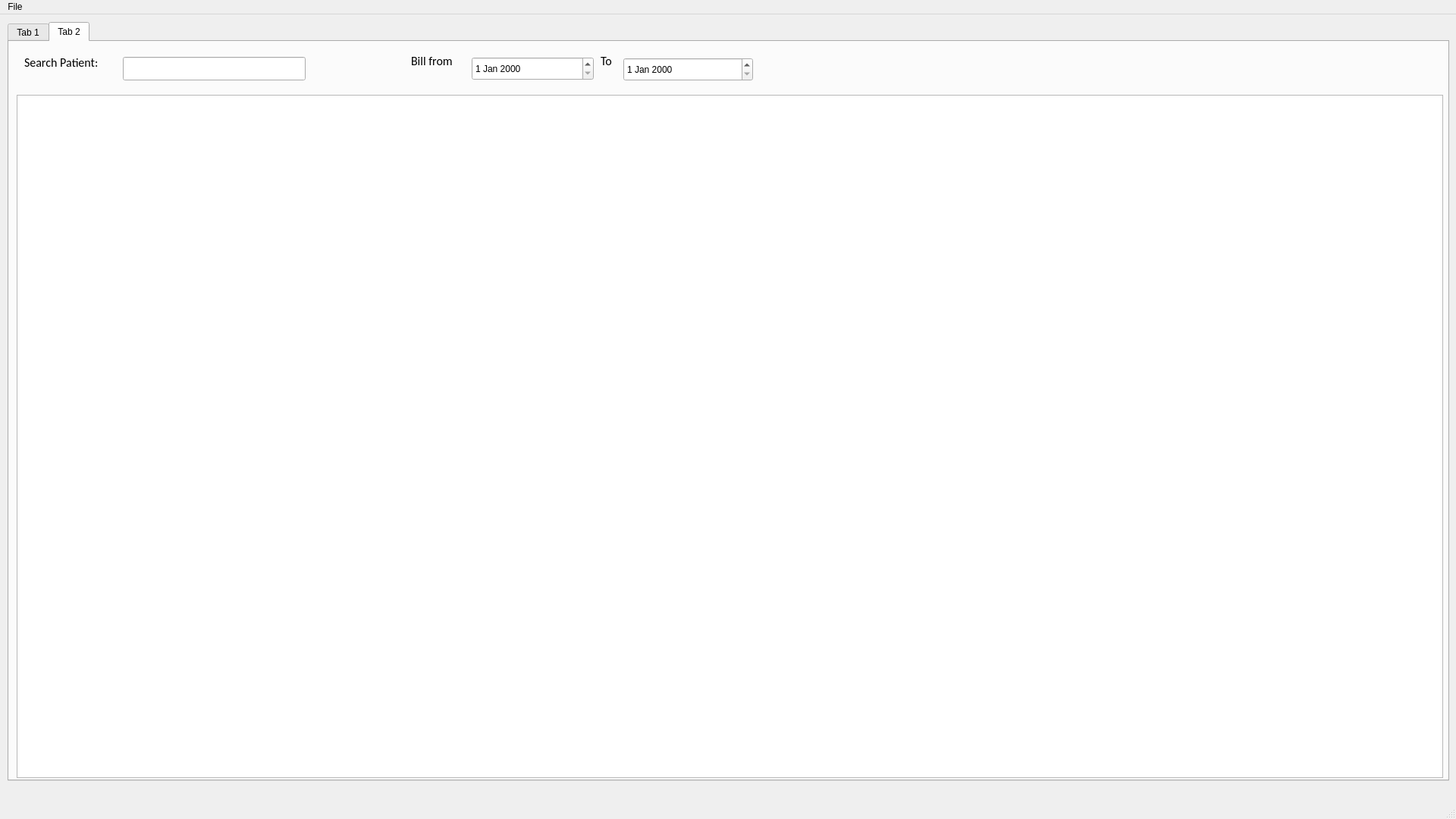
<?xml version="1.0" encoding="UTF-8"?>
<ui version="4.0">
 <class>MainWindow</class>
 <widget class="QMainWindow" name="MainWindow">
  <property name="geometry">
   <rect>
    <x>0</x>
    <y>0</y>
    <width>1920</width>
    <height>1080</height>
   </rect>
  </property>
  <property name="windowTitle">
   <string>MainWindow</string>
  </property>
  <widget class="QWidget" name="centralwidget">
   <widget class="QTabWidget" name="tabWidget">
    <property name="geometry">
     <rect>
      <x>10</x>
      <y>10</y>
      <width>1901</width>
      <height>1001</height>
     </rect>
    </property>
    <property name="styleSheet">
     <string notr="true"/>
    </property>
    <property name="currentIndex">
     <number>1</number>
    </property>
    <property name="elideMode">
     <enum>Qt::ElideNone</enum>
    </property>
    <widget class="QWidget" name="Overview">
     <attribute name="title">
      <string>Tab 1</string>
     </attribute>
     <widget class="QLabel" name="label">
      <property name="geometry">
       <rect>
        <x>10</x>
        <y>0</y>
        <width>811</width>
        <height>91</height>
       </rect>
      </property>
      <property name="font">
       <font>
        <family>Gadugi</family>
        <pointsize>29</pointsize>
        <weight>75</weight>
        <bold>true</bold>
       </font>
      </property>
      <property name="text">
       <string>Financial Overview</string>
      </property>
     </widget>
     <widget class="QWidget" name="widget" native="true">
      <property name="geometry">
       <rect>
        <x>10</x>
        <y>80</y>
        <width>531</width>
        <height>261</height>
       </rect>
      </property>
      <property name="autoFillBackground">
       <bool>false</bool>
      </property>
      <property name="styleSheet">
       <string notr="true">background-color:rgb(212, 255, 248)</string>
      </property>
      <widget class="QLabel" name="label_5">
       <property name="geometry">
        <rect>
         <x>10</x>
         <y>0</y>
         <width>511</width>
         <height>61</height>
        </rect>
       </property>
       <property name="font">
        <font>
         <family>Calibri</family>
         <pointsize>18</pointsize>
        </font>
       </property>
       <property name="text">
        <string>Number of services provided last week:</string>
       </property>
       <property name="alignment">
        <set>Qt::AlignCenter</set>
       </property>
      </widget>
      <widget class="QLabel" name="numService">
       <property name="geometry">
        <rect>
         <x>110</x>
         <y>80</y>
         <width>301</width>
         <height>151</height>
        </rect>
       </property>
       <property name="font">
        <font>
         <family>Malgun Gothic</family>
         <pointsize>78</pointsize>
        </font>
       </property>
       <property name="text">
        <string>50</string>
       </property>
       <property name="alignment">
        <set>Qt::AlignCenter</set>
       </property>
      </widget>
      <widget class="QWidget" name="widget_2" native="true">
       <property name="geometry">
        <rect>
         <x>410</x>
         <y>250</y>
         <width>561</width>
         <height>261</height>
        </rect>
       </property>
       <widget class="QLabel" name="label_7">
        <property name="geometry">
         <rect>
          <x>10</x>
          <y>0</y>
          <width>511</width>
          <height>61</height>
         </rect>
        </property>
        <property name="font">
         <font>
          <family>Calibri</family>
          <pointsize>18</pointsize>
         </font>
        </property>
        <property name="text">
         <string>Number of services provided last week:</string>
        </property>
       </widget>
       <widget class="QLabel" name="label_8">
        <property name="geometry">
         <rect>
          <x>110</x>
          <y>80</y>
          <width>301</width>
          <height>151</height>
         </rect>
        </property>
        <property name="font">
         <font>
          <family>Calibri</family>
          <pointsize>78</pointsize>
         </font>
        </property>
        <property name="text">
         <string>50</string>
        </property>
        <property name="alignment">
         <set>Qt::AlignCenter</set>
        </property>
       </widget>
      </widget>
     </widget>
     <widget class="QWidget" name="widget_3" native="true">
      <property name="geometry">
       <rect>
        <x>10</x>
        <y>350</y>
        <width>531</width>
        <height>281</height>
       </rect>
      </property>
      <property name="styleSheet">
       <string notr="true">background-color:rgb(212, 255, 248)</string>
      </property>
      <widget class="QLabel" name="label_9">
       <property name="geometry">
        <rect>
         <x>10</x>
         <y>10</y>
         <width>511</width>
         <height>61</height>
        </rect>
       </property>
       <property name="font">
        <font>
         <family>Calibri</family>
         <pointsize>20</pointsize>
        </font>
       </property>
       <property name="text">
        <string>Amount of income earned last week:</string>
       </property>
       <property name="alignment">
        <set>Qt::AlignCenter</set>
       </property>
      </widget>
      <widget class="QLabel" name="amountIncome">
       <property name="geometry">
        <rect>
         <x>20</x>
         <y>100</y>
         <width>481</width>
         <height>151</height>
        </rect>
       </property>
       <property name="font">
        <font>
         <family>Malgun Gothic</family>
         <pointsize>78</pointsize>
        </font>
       </property>
       <property name="text">
        <string>Rs. 50</string>
       </property>
       <property name="alignment">
        <set>Qt::AlignCenter</set>
       </property>
      </widget>
     </widget>
     <widget class="QWidget" name="widget_4" native="true">
      <property name="geometry">
       <rect>
        <x>20</x>
        <y>640</y>
        <width>521</width>
        <height>281</height>
       </rect>
      </property>
      <property name="styleSheet">
       <string notr="true">background-color:rgb(212, 255, 248)</string>
      </property>
      <widget class="QLabel" name="label_11">
       <property name="geometry">
        <rect>
         <x>0</x>
         <y>10</y>
         <width>521</width>
         <height>61</height>
        </rect>
       </property>
       <property name="font">
        <font>
         <family>Calibri</family>
         <pointsize>17</pointsize>
        </font>
       </property>
       <property name="text">
        <string>Number of patients met consulted last week:</string>
       </property>
       <property name="alignment">
        <set>Qt::AlignCenter</set>
       </property>
      </widget>
      <widget class="QLabel" name="numPatient">
       <property name="geometry">
        <rect>
         <x>110</x>
         <y>60</y>
         <width>301</width>
         <height>151</height>
        </rect>
       </property>
       <property name="font">
        <font>
         <family>Malgun Gothic</family>
         <pointsize>78</pointsize>
        </font>
       </property>
       <property name="text">
        <string>50</string>
       </property>
       <property name="alignment">
        <set>Qt::AlignCenter</set>
       </property>
      </widget>
     </widget>
     <widget class="QWidget" name="widget_5" native="true">
      <property name="geometry">
       <rect>
        <x>550</x>
        <y>640</y>
        <width>311</width>
        <height>281</height>
       </rect>
      </property>
      <property name="autoFillBackground">
       <bool>true</bool>
      </property>
      <widget class="QLabel" name="label_6">
       <property name="geometry">
        <rect>
         <x>0</x>
         <y>10</y>
         <width>301</width>
         <height>20</height>
        </rect>
       </property>
       <property name="font">
        <font>
         <family>Calibri</family>
         <pointsize>12</pointsize>
        </font>
       </property>
       <property name="text">
        <string>Set your time interval of interest</string>
       </property>
       <property name="alignment">
        <set>Qt::AlignCenter</set>
       </property>
      </widget>
      <widget class="QDateEdit" name="dateEdit_3">
       <property name="geometry">
        <rect>
         <x>160</x>
         <y>110</y>
         <width>110</width>
         <height>22</height>
        </rect>
       </property>
      </widget>
      <widget class="QLabel" name="label_12">
       <property name="geometry">
        <rect>
         <x>190</x>
         <y>150</y>
         <width>47</width>
         <height>13</height>
        </rect>
       </property>
       <property name="font">
        <font>
         <family>Calibri</family>
         <pointsize>9</pointsize>
        </font>
       </property>
       <property name="text">
        <string>To</string>
       </property>
       <property name="alignment">
        <set>Qt::AlignCenter</set>
       </property>
      </widget>
      <widget class="QDateEdit" name="dateEdit_4">
       <property name="geometry">
        <rect>
         <x>160</x>
         <y>180</y>
         <width>110</width>
         <height>22</height>
        </rect>
       </property>
      </widget>
      <widget class="QCheckBox" name="checkBox">
       <property name="geometry">
        <rect>
         <x>40</x>
         <y>150</y>
         <width>91</width>
         <height>17</height>
        </rect>
       </property>
       <property name="text">
        <string>Last Month</string>
       </property>
      </widget>
      <widget class="QCheckBox" name="checkBox_2">
       <property name="geometry">
        <rect>
         <x>40</x>
         <y>180</y>
         <width>74</width>
         <height>17</height>
        </rect>
       </property>
       <property name="text">
        <string>Last Year</string>
       </property>
      </widget>
      <widget class="QCheckBox" name="checkBox_3">
       <property name="geometry">
        <rect>
         <x>170</x>
         <y>80</y>
         <width>74</width>
         <height>17</height>
        </rect>
       </property>
       <property name="text">
        <string>From</string>
       </property>
      </widget>
      <widget class="QCheckBox" name="checkBox_4">
       <property name="geometry">
        <rect>
         <x>40</x>
         <y>90</y>
         <width>74</width>
         <height>17</height>
        </rect>
       </property>
       <property name="text">
        <string>Today</string>
       </property>
      </widget>
      <widget class="QCheckBox" name="checkBox_5">
       <property name="geometry">
        <rect>
         <x>40</x>
         <y>120</y>
         <width>74</width>
         <height>17</height>
        </rect>
       </property>
       <property name="text">
        <string>Last Week</string>
       </property>
      </widget>
      <widget class="QPushButton" name="pushButton">
       <property name="geometry">
        <rect>
         <x>50</x>
         <y>220</y>
         <width>211</width>
         <height>41</height>
        </rect>
       </property>
       <property name="font">
        <font>
         <family>Calibri</family>
         <pointsize>9</pointsize>
        </font>
       </property>
       <property name="text">
        <string>Refresh</string>
       </property>
      </widget>
     </widget>
     <widget class="QLabel" name="label_13">
      <property name="geometry">
       <rect>
        <x>550</x>
        <y>80</y>
        <width>1331</width>
        <height>261</height>
       </rect>
      </property>
      <property name="font">
       <font>
        <pointsize>38</pointsize>
       </font>
      </property>
      <property name="styleSheet">
       <string notr="true">background-color:rgb(216, 255, 201)</string>
      </property>
      <property name="text">
       <string>  Welcome,
  Doctor.</string>
      </property>
      <property name="alignment">
       <set>Qt::AlignLeading|Qt::AlignLeft|Qt::AlignVCenter</set>
      </property>
     </widget>
     <widget class="QWidget" name="widget_6" native="true">
      <property name="geometry">
       <rect>
        <x>550</x>
        <y>350</y>
        <width>721</width>
        <height>281</height>
       </rect>
      </property>
      <property name="styleSheet">
       <string notr="true">background-color: rgb(212, 255, 248);</string>
      </property>
      <widget class="QLabel" name="label_14">
       <property name="geometry">
        <rect>
         <x>90</x>
         <y>10</y>
         <width>511</width>
         <height>61</height>
        </rect>
       </property>
       <property name="font">
        <font>
         <family>Calibri</family>
         <pointsize>20</pointsize>
        </font>
       </property>
       <property name="text">
        <string>Total Amount of income earned:</string>
       </property>
       <property name="alignment">
        <set>Qt::AlignCenter</set>
       </property>
      </widget>
      <widget class="QLabel" name="amountIncome_2">
       <property name="geometry">
        <rect>
         <x>0</x>
         <y>70</y>
         <width>721</width>
         <height>151</height>
        </rect>
       </property>
       <property name="font">
        <font>
         <family>Malgun Gothic</family>
         <pointsize>78</pointsize>
        </font>
       </property>
       <property name="text">
        <string>Rs. 50099</string>
       </property>
       <property name="alignment">
        <set>Qt::AlignCenter</set>
       </property>
      </widget>
     </widget>
     <widget class="QWidget" name="widget_7" native="true">
      <property name="geometry">
       <rect>
        <x>1280</x>
        <y>350</y>
        <width>601</width>
        <height>281</height>
       </rect>
      </property>
      <property name="styleSheet">
       <string notr="true">background-color:rgb(212, 255, 248)</string>
      </property>
      <widget class="QLabel" name="label_15">
       <property name="geometry">
        <rect>
         <x>60</x>
         <y>10</y>
         <width>471</width>
         <height>51</height>
        </rect>
       </property>
       <property name="font">
        <font>
         <family>Calibri</family>
         <pointsize>20</pointsize>
        </font>
       </property>
       <property name="text">
        <string>Total number of services provided:</string>
       </property>
       <property name="alignment">
        <set>Qt::AlignCenter</set>
       </property>
      </widget>
      <widget class="QLabel" name="totService">
       <property name="geometry">
        <rect>
         <x>80</x>
         <y>90</y>
         <width>431</width>
         <height>151</height>
        </rect>
       </property>
       <property name="font">
        <font>
         <family>Calibri</family>
         <pointsize>78</pointsize>
        </font>
       </property>
       <property name="text">
        <string>100</string>
       </property>
       <property name="alignment">
        <set>Qt::AlignCenter</set>
       </property>
      </widget>
     </widget>
     <widget class="QWidget" name="widget_8" native="true">
      <property name="geometry">
       <rect>
        <x>870</x>
        <y>640</y>
        <width>581</width>
        <height>281</height>
       </rect>
      </property>
      <property name="styleSheet">
       <string notr="true">background-color:rgb(212, 255, 248)</string>
      </property>
      <widget class="QLabel" name="label_17">
       <property name="geometry">
        <rect>
         <x>20</x>
         <y>20</y>
         <width>541</width>
         <height>41</height>
        </rect>
       </property>
       <property name="font">
        <font>
         <family>Calibri</family>
         <pointsize>16</pointsize>
        </font>
       </property>
       <property name="text">
        <string>Total number of patients registered in database:</string>
       </property>
       <property name="alignment">
        <set>Qt::AlignCenter</set>
       </property>
      </widget>
      <widget class="QLabel" name="totPatient">
       <property name="geometry">
        <rect>
         <x>90</x>
         <y>80</y>
         <width>391</width>
         <height>161</height>
        </rect>
       </property>
       <property name="font">
        <font>
         <family>Calibri</family>
         <pointsize>78</pointsize>
        </font>
       </property>
       <property name="text">
        <string>120</string>
       </property>
       <property name="alignment">
        <set>Qt::AlignCenter</set>
       </property>
      </widget>
     </widget>
     <widget class="QLabel" name="logo">
      <property name="geometry">
       <rect>
        <x>1490</x>
        <y>650</y>
        <width>331</width>
        <height>261</height>
       </rect>
      </property>
      <property name="text">
       <string/>
      </property>
     </widget>
    </widget>
    <widget class="QWidget" name="Transactions">
     <attribute name="title">
      <string>Tab 2</string>
     </attribute>
     <widget class="QTableWidget" name="tableWidget">
      <property name="geometry">
       <rect>
        <x>10</x>
        <y>70</y>
        <width>1881</width>
        <height>901</height>
       </rect>
      </property>
     </widget>
     <widget class="QLineEdit" name="lineEdit">
      <property name="geometry">
       <rect>
        <x>150</x>
        <y>20</y>
        <width>241</width>
        <height>31</height>
       </rect>
      </property>
     </widget>
     <widget class="QLabel" name="label_2">
      <property name="geometry">
       <rect>
        <x>20</x>
        <y>12</y>
        <width>131</width>
        <height>31</height>
       </rect>
      </property>
      <property name="font">
       <font>
        <family>Calibri</family>
        <pointsize>12</pointsize>
       </font>
      </property>
      <property name="text">
       <string>Search Patient:</string>
      </property>
     </widget>
     <widget class="QDateEdit" name="dateEdit">
      <property name="geometry">
       <rect>
        <x>610</x>
        <y>20</y>
        <width>161</width>
        <height>31</height>
       </rect>
      </property>
     </widget>
     <widget class="QLabel" name="label_3">
      <property name="geometry">
       <rect>
        <x>530</x>
        <y>10</y>
        <width>81</width>
        <height>31</height>
       </rect>
      </property>
      <property name="font">
       <font>
        <family>Calibri</family>
        <pointsize>12</pointsize>
       </font>
      </property>
      <property name="text">
       <string>Bill from</string>
      </property>
     </widget>
     <widget class="QLabel" name="label_4">
      <property name="geometry">
       <rect>
        <x>780</x>
        <y>10</y>
        <width>31</width>
        <height>31</height>
       </rect>
      </property>
      <property name="font">
       <font>
        <family>Calibri</family>
        <pointsize>12</pointsize>
       </font>
      </property>
      <property name="text">
       <string>To</string>
      </property>
     </widget>
     <widget class="QDateEdit" name="dateEdit_2">
      <property name="geometry">
       <rect>
        <x>810</x>
        <y>21</y>
        <width>171</width>
        <height>31</height>
       </rect>
      </property>
     </widget>
    </widget>
   </widget>
  </widget>
  <widget class="QMenuBar" name="menubar">
   <property name="geometry">
    <rect>
     <x>0</x>
     <y>0</y>
     <width>1920</width>
     <height>21</height>
    </rect>
   </property>
   <widget class="QMenu" name="menuFile">
    <property name="title">
     <string>File</string>
    </property>
    <addaction name="actionRefresh"/>
   </widget>
   <addaction name="menuFile"/>
  </widget>
  <widget class="QStatusBar" name="statusbar"/>
  <action name="actionRefresh">
   <property name="text">
    <string>Refresh</string>
   </property>
  </action>
 </widget>
 <resources/>
 <connections/>
</ui>
